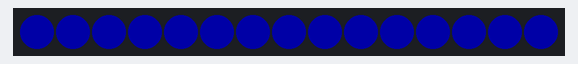
Bench run of a sketch on a simulated ESP32. On the bench: 15 RGB LEDs in strip order, left to right. Dim RGB values are drawn brighter than linear.

Above: at 0.15 s.
At 8.72 s:
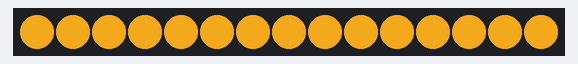
At 18.36 s:
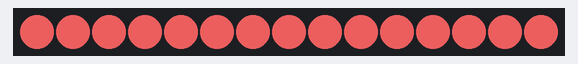
At 36.8 s:
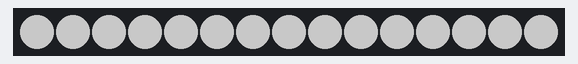

The sketch:

LED_test.ino
```cpp
#include <FastLED.h>

#define DATA_PIN 6 // for Arduino
//#define DATA_PIN 22 // for ESP32

class LED_Array {
public:

  /**
	 * @brief Constructs a new LED_Array object
	 *
	 * @param numLEDsIn Number of lights of the strip to be turned on
   *                  REQUIRES: numLEDsIn <= 300
	 */
  void init(int numLEDsIn) {
    numLEDs = numLEDsIn;
    FastLED.addLeds<NEOPIXEL, DATA_PIN>(LEDs, numLEDs);

    setRGBColor(100, 100, 100);
  }

  /**
	 * @brief Turns off the LEDs by "fading to black"
	 *
	 * @param delayIn Time it will take the LEDs to fade to black in milliseconds
   *                Affects the smoothness of the transition
	 */
  void fadeToBlack(int delayIn) {
    int itrs = 20;
    int itrDelay = (double)delayIn/(double)itrs;
    while (itrs > 0) {
      // half the brightness of all LEDs until dark
      fadeToBlackBy(LEDs, numLEDs, 64);
      FastLED.show();
      delay(itrDelay);
      --itrs;
    }
  }

  /**
	 * @brief Sets the hue/saturation/value of the lights
	 *
	 * @param h hue (color range shown in FastLED documentation)
   *          REQUIRES: 0 <= h <= 255
	 * @param s saturation
   *          REQUIRES: 0 <= h <= 255
   * @param v value (brightness)
   *          REQUIRES: 0 <= h <= 255
	 */
  void setHSVColor(int h, int s, int v) {
    for (int i = 0; i < numLEDs; ++i) {
      LEDs[i] = CHSV(h,s,v);
    }
    FastLED.show();
  }

  /**
	 * @brief Sets the RGB color of the lights
   *        Note: the strip uses GRB by default but CRGB() handles the conversion
	 *
	 * @param r REQUIRES: 0 <= r <= 255
   * @param g REQUIRES: 0 <= g <= 255
   * @param b REQUIRES: 0 <= b <= 255
	 */
  void setRGBColor(int r, int g, int b) {
    for (int i = 0; i < numLEDs; ++i) {
      LEDs[i] = CRGB(r,g,b);
    }
    FastLED.show();
  }

  /**
	 * @brief Transitions the color of the LEDs from RGB1 to RGB2
	 *
	 * @param r1 REQUIRES: 0 <= r1 <= 255
   * @param g1 REQUIRES: 0 <= g1 <= 255
   * @param b1 REQUIRES: 0 <= b1 <= 255
	 * @param r2 REQUIRES: 0 <= r2 <= 255
   * @param g2 REQUIRES: 0 <= g2 <= 255
   * @param b2 REQUIRES: 0 <= b2 <= 255
   * @param delayIn Time it will take the LEDs to fade from RGB1 to RGB2 in milliseconds
   *                Affects the smoothness of the transition
	 */
  void colorTransition(int r1, int g1, int b1, int r2, int g2, int b2, int delayIn) {
    colorTransition(CRGB(r1, g1, b1), CRGB(r2, g2, b2), delayIn);
  }

  /**
	 * @brief Transitions the color of the LEDs from RGB1 to RGB2
	 *
	 * @param color1 LEDs change to this color when called
   * @param color2 LEDs fade to this color over time delayIn
   * @param delayIn Time it will take the LEDs to fade from RGB1 to RGB2 in milliseconds
   *                Affects the smoothness of the transition
	 */
  void colorTransition(CRGB color1, CRGB color2, int delayIn) {
    int itrDelay = delayIn/(255/5);
    for (int percent = 0; percent <= 255; percent += 5) {
      for (int i = 0; i < numLEDs; ++i) {
        LEDs[i] = blend(color1, color2, percent);
      }
    FastLED.show();
    delay(itrDelay);
    }
  }


  void updateDynamicColor(int current_time) {

  }

  /**
	 * @brief Transitions from startColorVal to endColorVal, holds endColorVal for delayIn,
   *        then transitions back to startColorVal
	 *
	 * @param startColorVal REQUIRES: 0 <= startColorVal[i] <= 255
   * @param endColorVal REQUIRES: 0 <= endColorVal[i] <= 255
   * @param delayIn Time that the LEDs will hold endColorVal in milliseconds
	 */
  void createColorCycle(int startColorVal[], int endColorVal[], int delayIn) {
    int transitionDelay = 2000; // 2 seconds
    colorTransition(startColorVal[0], startColorVal[1], startColorVal[2],
                endColorVal[0], endColorVal[1], endColorVal[2], transitionDelay);
    delay(delayIn);
    colorTransition(endColorVal[0], endColorVal[1], endColorVal[2],
                startColorVal[0], startColorVal[1], startColorVal[2], transitionDelay);
  }


 private:
  CRGB LEDs[300];
  int numLEDs;


};

  const CRGB sunrise = CRGB(255,167,0);
  const CRGB day = CRGB(100,100,100);
  const CRGB sunset = CRGB(245, 64, 64);
  const CRGB night = CRGB(0,0,40);

LED_Array arr;

void setup() {
  arr.init(15);
}

void loop() {
arr.colorTransition(night, sunrise, 500);
arr.colorTransition(sunrise, day, 500);
delay(1000);

arr.colorTransition(day, sunset, 500);
arr.colorTransition(sunset, night, 500);
delay(1000);
}
```
